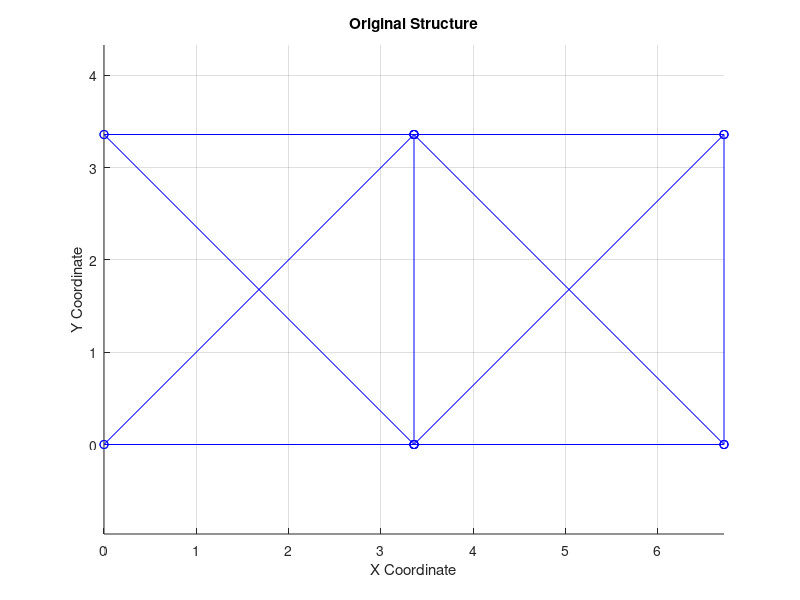
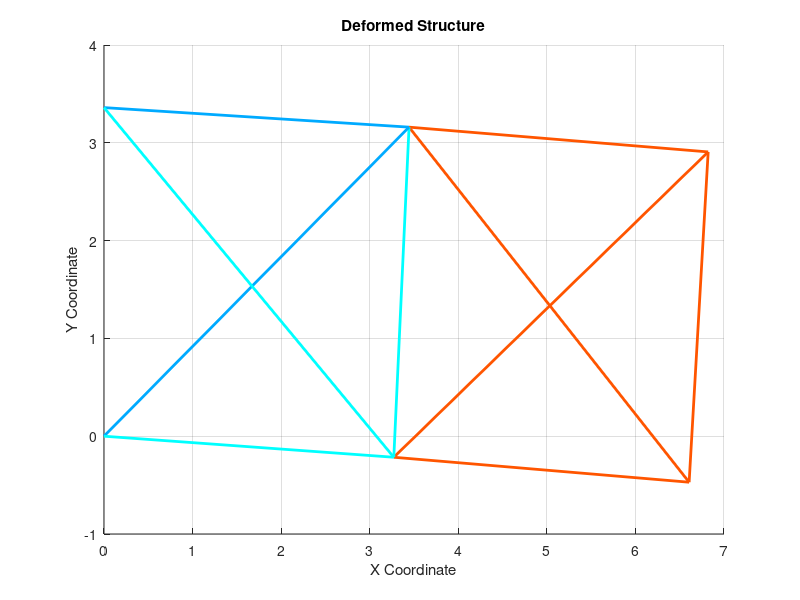

Reproduce these figures in MATLAB, in order. (Note: this script raises an error after producing the figures.)
%% Problem parameters

AEM = 6821;

% Constants
D = mod(AEM,10); % Last digit of AEM
C = floor(mod(AEM,100)/10); % Second to last digit of AEM
DC = (D*10 + C);

L = 3 * (1 + DC/100); % meters
A_0 = 6 * (0.5 + DC/100) * 1e-4; % meters^2
F1 = -100000*9.80665; % N (converted from kgf)
F2 = -100000*9.80665; % N (converted from kgf)
E = 206010000000; % N/m^2 (converted from kgf/mm^2 to N/m^2)
rho = 7930;
mass_0 = rho*L*A_0*(1 +  1 + 1*2^(0.5) + 1*2^0.5 + 1 + 1 + 1 + 1*2^0.5 + 1*2^(0.5) + 1);


%% Geometry definition

% Truss geometry [X Y]
nodes = [2*L L; 2*L 0; L L; L 0; 0 L; 0 0];
elements = [1 2; 1 3; 1 4; 2 3; 2 4; 3 4; 3 5; 3 6; 4 5; 4 6];

% degrees of freedom, [x, y] 12x12 matrix
% nodes 5, 6 are y = 0
% nodes 2, 4 have F2 and F1 applied

numNodes = size(nodes, 1);
numElements = size(elements, 1);

%% K matrix

% Initialize global K and M matrices
K = zeros(numNodes*2); % 2 DOFs per node
elementLength = zeros(10,1);

for i = 1:numElements
    n1 = elements(i, 1);
    n2 = elements(i, 2);
    
    % Compute the length of the element
    elementLength(i) = sqrt((nodes(n2,1) - nodes(n1,1))^2 + (nodes(n2,2) - nodes(n1,2))^2);
    coselx = (nodes(n2, 1) - nodes(n1, 1))/elementLength(i);
    cosely = (nodes(n2, 2) - nodes(n1, 2))/elementLength(i);
    
    % Local stiffness matrix for element
    k_local = (E * A_0 / elementLength(i)) * [1 -1; -1 1];
    Te = [coselx cosely 0 0; 0 0 coselx cosely];

    Kelement = Te'*k_local*Te;

    % Global DOF indices
    globalDofIndices = [2*n1-1 2*n1 2*n2-1 2*n2];

    % Assemble global K matrix
    K(globalDofIndices, globalDofIndices) = K(globalDofIndices, globalDofIndices) + Kelement;
end

%% BC and loading

% Apply boundary conditions (assuming fixed at nodes 5 and 6)
fixedDofs = [2*5-1, 2*5, 2*6-1, 2*6]; % DOFs of nodes 5 and 6
freeDofs = setdiff(1:numNodes*2, fixedDofs);

% Reduced stiffness matrix (after applying boundary conditions)
K_reduced = K(freeDofs, freeDofs);

% Apply loads
F = zeros(numNodes*2, 1); % Initialize force vector
F(2*2) = F1; % Force at node 2
F(2*4) = F2; % Force at node 4

% Reduced force vector
F_reduced = F(freeDofs);

%% solver 

% Solve for displacements
u = zeros(numNodes*2, 1);
u(freeDofs) = K_reduced \ F_reduced;

%% Calculate Element Stresses

stresses = zeros(numElements, 1); % Initialize stress vector for each element

for i = 1:numElements
    n1 = elements(i, 1);
    n2 = elements(i, 2);

    % Nodal displacements for the current element
    u1 = u(2*n1-1:2*n1);
    u2 = u(2*n2-1:2*n2);

    % Change in length (Delta L) of the element
    deltaL = sqrt((nodes(n2,1) + u2(1) - nodes(n1,1) - u1(1))^2 + (nodes(n2,2) + u2(2) - nodes(n1,2) - u1(2))^2) - elementLength(i);

    % Strain in the element
    strain = deltaL / elementLength(i);

    % Stress in the element
    stresses(i) = E * strain / A_0;
end

%stresses = 1e-5.*stresses;


 %% post processor

% Display results
disp('Nodal Displacements:');
disp(u);

% Plot the original structure
figure;
hold on;
grid on;
title('Original Structure');
xlabel('X Coordinate');
ylabel('Y Coordinate');
for i = 1:numElements
    n1 = elements(i, 1);
    n2 = elements(i, 2);
    x = [nodes(n1, 1), nodes(n2, 1)];
    y = [nodes(n1, 2), nodes(n2, 2)];
    plot(x, y, 'b-o'); % Blue lines with node markers
end
axis equal;
hold off;





%% Plot the deformed structure with displacement-induced colors
displacementScale = 1; % Adjust as needed
figure;
hold on;
grid on;
title('Deformed Structure');
xlabel('X Coordinate');
ylabel('Y Coordinate');
cmap = jet(numElements); % Color map

% Calculate the magnitude of displacement for each element
elementDisplacementsMagnitude = zeros(numElements, 1);
for i = 1:numElements
    n1 = elements(i, 1);
    n2 = elements(i, 2);
    displacement1 = [u(2*n1-1); u(2*n1)];
    displacement2 = [u(2*n2-1); u(2*n2)];
    elementDisplacementsMagnitude(i) = max(norm(displacement1), norm(displacement2));
end

% Normalize displacement magnitudes for color mapping
maxDisplacement = max(elementDisplacementsMagnitude);
normalizedDisplacements = elementDisplacementsMagnitude / maxDisplacement;

% Plot each element with color based on displacement magnitude
for i = 1:numElements
    n1 = elements(i, 1);
    n2 = elements(i, 2);
    x = [nodes(n1, 1) + displacementScale * u(2*n1-1), nodes(n2, 1) + displacementScale * u(2*n2-1)];
    y = [nodes(n1, 2) + displacementScale * u(2*n1), nodes(n2, 2) + displacementScale * u(2*n2)];
    plot(x, y, 'Color', cmap(round(normalizedDisplacements(i)*size(cmap,1)),:), 'LineWidth', 2);
end
clim([0 0.4705]);
colorbar;
axis equal;
hold off;



%% Plotting the Deformed Truss with Stress Colormap

% Create a figure
figure;
hold on;

% Define the colormap
cmap = jet(64); % You can change the number of colors or choose different colormaps
caxis([min(stresses), max(stresses)]); % Set the color axis scaling
colorbar; % Show the color scale

% Exaggeration factor for the displacements
exaggeration_factor = 1; % Adjust this factor as needed for visibility

% Loop over each element to plot
for i = 1:numElements
    n1 = elements(i, 1);
    n2 = elements(i, 2);

    % Original coordinates of the nodes
    x_original = [nodes(n1, 1), nodes(n2, 1)];
    y_original = [nodes(n1, 2), nodes(n2, 2)];

    % Exaggerated deformed coordinates of the nodes
    x_deformed = x_original + exaggeration_factor * [u(2*n1-1), u(2*n2-1)];
    y_deformed = y_original + exaggeration_factor * [u(2*n1), u(2*n2)];

    % Determine the color for the current stress level
    colorIndex = interp1(linspace(min(stresses), max(stresses), size(cmap, 1)), 1:size(cmap, 1), stresses(i));
    color = cmap(round(colorIndex), :);

    % Plotting the element in its deformed state
    line(x_deformed, y_deformed, 'LineWidth', 3, 'Color', color);
end

% Beautify the plot
title('Deformed Truss with Axial Stresses');
xlabel('X Coordinate (m)');
ylabel('Y Coordinate (m)');
axis equal;
grid on;

hold off;


